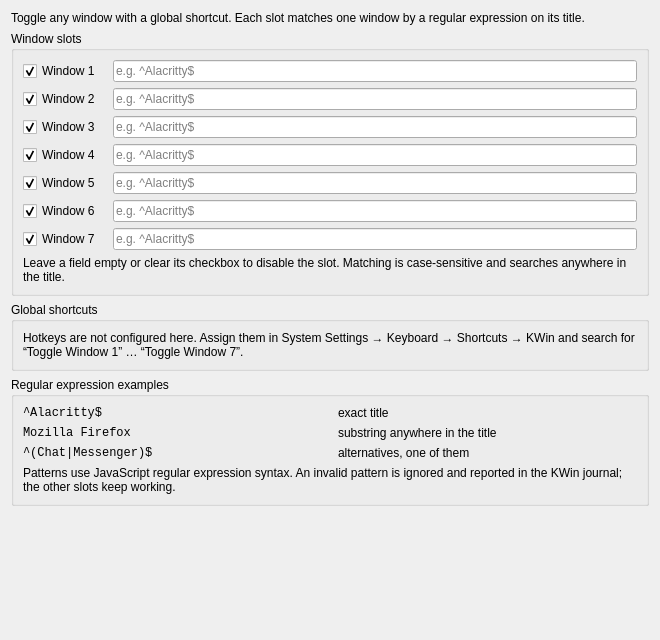
<?xml version="1.0" encoding="UTF-8"?>
<ui version="4.0">
 <class>KWin::QuakeWindowsConfigForm</class>
 <!-- The top-level widget name must stay equal to <class> above: KWin's generic
      scripted KCM calls addContextToMonitor(objectName()) on this widget, so a
      mismatch silently drops every translation of this form. -->
 <widget class="QWidget" name="KWin::QuakeWindowsConfigForm">
  <property name="geometry">
   <rect>
    <x>0</x>
    <y>0</y>
    <width>660</width>
    <height>640</height>
   </rect>
  </property>
  <property name="windowTitle">
   <string>Quake Windows</string>
  </property>
  <layout class="QVBoxLayout" name="mainLayout">
   <item>
    <widget class="QLabel" name="introLabel">
     <property name="text">
      <string>Toggle any window with a global shortcut. Each slot matches one window by a regular expression on its title.</string>
     </property>
     <property name="wordWrap">
      <bool>true</bool>
     </property>
    </widget>
   </item>
   <item>
    <widget class="QGroupBox" name="slotsGroupBox">
     <property name="title">
      <string>Window slots</string>
     </property>
     <layout class="QGridLayout" name="slotsLayout">
      <property name="horizontalSpacing">
       <number>12</number>
      </property>
      <item row="0" column="0">
       <widget class="QCheckBox" name="kcfg_Enabled1">
        <property name="text">
         <string>Window 1</string>
        </property>
        <property name="checked">
         <bool>true</bool>
        </property>
        <property name="toolTip">
         <string>Enable or disable this window slot.</string>
        </property>
       </widget>
      </item>
      <item row="0" column="1">
       <widget class="QLineEdit" name="kcfg_WindowName1">
        <property name="clearButtonEnabled">
         <bool>true</bool>
        </property>
        <property name="placeholderText">
         <string notr="true">e.g. ^Alacritty$</string>
        </property>
        <property name="toolTip">
         <string>JavaScript regular expression matched against the window title. Leave empty to disable this slot.</string>
        </property>
        <property name="accessibleName">
         <string>Window 1 title regular expression</string>
        </property>
       </widget>
      </item>
      <item row="1" column="0">
       <widget class="QCheckBox" name="kcfg_Enabled2">
        <property name="text">
         <string>Window 2</string>
        </property>
        <property name="checked">
         <bool>true</bool>
        </property>
        <property name="toolTip">
         <string>Enable or disable this window slot.</string>
        </property>
       </widget>
      </item>
      <item row="1" column="1">
       <widget class="QLineEdit" name="kcfg_WindowName2">
        <property name="clearButtonEnabled">
         <bool>true</bool>
        </property>
        <property name="placeholderText">
         <string notr="true">e.g. ^Alacritty$</string>
        </property>
        <property name="toolTip">
         <string>JavaScript regular expression matched against the window title. Leave empty to disable this slot.</string>
        </property>
        <property name="accessibleName">
         <string>Window 2 title regular expression</string>
        </property>
       </widget>
      </item>
      <item row="2" column="0">
       <widget class="QCheckBox" name="kcfg_Enabled3">
        <property name="text">
         <string>Window 3</string>
        </property>
        <property name="checked">
         <bool>true</bool>
        </property>
        <property name="toolTip">
         <string>Enable or disable this window slot.</string>
        </property>
       </widget>
      </item>
      <item row="2" column="1">
       <widget class="QLineEdit" name="kcfg_WindowName3">
        <property name="clearButtonEnabled">
         <bool>true</bool>
        </property>
        <property name="placeholderText">
         <string notr="true">e.g. ^Alacritty$</string>
        </property>
        <property name="toolTip">
         <string>JavaScript regular expression matched against the window title. Leave empty to disable this slot.</string>
        </property>
        <property name="accessibleName">
         <string>Window 3 title regular expression</string>
        </property>
       </widget>
      </item>
      <item row="3" column="0">
       <widget class="QCheckBox" name="kcfg_Enabled4">
        <property name="text">
         <string>Window 4</string>
        </property>
        <property name="checked">
         <bool>true</bool>
        </property>
        <property name="toolTip">
         <string>Enable or disable this window slot.</string>
        </property>
       </widget>
      </item>
      <item row="3" column="1">
       <widget class="QLineEdit" name="kcfg_WindowName4">
        <property name="clearButtonEnabled">
         <bool>true</bool>
        </property>
        <property name="placeholderText">
         <string notr="true">e.g. ^Alacritty$</string>
        </property>
        <property name="toolTip">
         <string>JavaScript regular expression matched against the window title. Leave empty to disable this slot.</string>
        </property>
        <property name="accessibleName">
         <string>Window 4 title regular expression</string>
        </property>
       </widget>
      </item>
      <item row="4" column="0">
       <widget class="QCheckBox" name="kcfg_Enabled5">
        <property name="text">
         <string>Window 5</string>
        </property>
        <property name="checked">
         <bool>true</bool>
        </property>
        <property name="toolTip">
         <string>Enable or disable this window slot.</string>
        </property>
       </widget>
      </item>
      <item row="4" column="1">
       <widget class="QLineEdit" name="kcfg_WindowName5">
        <property name="clearButtonEnabled">
         <bool>true</bool>
        </property>
        <property name="placeholderText">
         <string notr="true">e.g. ^Alacritty$</string>
        </property>
        <property name="toolTip">
         <string>JavaScript regular expression matched against the window title. Leave empty to disable this slot.</string>
        </property>
        <property name="accessibleName">
         <string>Window 5 title regular expression</string>
        </property>
       </widget>
      </item>
      <item row="5" column="0">
       <widget class="QCheckBox" name="kcfg_Enabled6">
        <property name="text">
         <string>Window 6</string>
        </property>
        <property name="checked">
         <bool>true</bool>
        </property>
        <property name="toolTip">
         <string>Enable or disable this window slot.</string>
        </property>
       </widget>
      </item>
      <item row="5" column="1">
       <widget class="QLineEdit" name="kcfg_WindowName6">
        <property name="clearButtonEnabled">
         <bool>true</bool>
        </property>
        <property name="placeholderText">
         <string notr="true">e.g. ^Alacritty$</string>
        </property>
        <property name="toolTip">
         <string>JavaScript regular expression matched against the window title. Leave empty to disable this slot.</string>
        </property>
        <property name="accessibleName">
         <string>Window 6 title regular expression</string>
        </property>
       </widget>
      </item>
      <item row="6" column="0">
       <widget class="QCheckBox" name="kcfg_Enabled7">
        <property name="text">
         <string>Window 7</string>
        </property>
        <property name="checked">
         <bool>true</bool>
        </property>
        <property name="toolTip">
         <string>Enable or disable this window slot.</string>
        </property>
       </widget>
      </item>
      <item row="6" column="1">
       <widget class="QLineEdit" name="kcfg_WindowName7">
        <property name="clearButtonEnabled">
         <bool>true</bool>
        </property>
        <property name="placeholderText">
         <string notr="true">e.g. ^Alacritty$</string>
        </property>
        <property name="toolTip">
         <string>JavaScript regular expression matched against the window title. Leave empty to disable this slot.</string>
        </property>
        <property name="accessibleName">
         <string>Window 7 title regular expression</string>
        </property>
       </widget>
      </item>
      <item row="7" column="0" colspan="2">
       <widget class="QLabel" name="slotsHintLabel">
        <property name="text">
         <string>Leave a field empty or clear its checkbox to disable the slot. Matching is case-sensitive and searches anywhere in the title.</string>
        </property>
        <property name="wordWrap">
         <bool>true</bool>
        </property>
       </widget>
      </item>
     </layout>
    </widget>
   </item>
   <item>
    <widget class="QGroupBox" name="shortcutsGroupBox">
     <property name="title">
      <string>Global shortcuts</string>
     </property>
     <layout class="QVBoxLayout" name="shortcutsLayout">
      <item>
       <widget class="QLabel" name="shortcutsLabel">
        <property name="text">
         <string>Hotkeys are not configured here. Assign them in System Settings → Keyboard → Shortcuts → KWin and search for “Toggle Window 1” … “Toggle Window 7”.</string>
        </property>
        <property name="wordWrap">
         <bool>true</bool>
        </property>
       </widget>
      </item>
     </layout>
    </widget>
   </item>
   <item>
    <widget class="QGroupBox" name="regexGroupBox">
     <property name="title">
      <string>Regular expression examples</string>
     </property>
     <layout class="QGridLayout" name="regexExamplesLayout">
      <property name="horizontalSpacing">
       <number>16</number>
      </property>
      <item row="0" column="0">
       <widget class="QLabel" name="regexExample1Pattern">
        <property name="font">
         <font>
          <family>monospace</family>
         </font>
        </property>
        <property name="text">
         <string notr="true">^Alacritty$</string>
        </property>
       </widget>
      </item>
      <item row="0" column="1">
       <widget class="QLabel" name="regexExample1Label">
        <property name="text">
         <string>exact title</string>
        </property>
        <property name="wordWrap">
         <bool>true</bool>
        </property>
       </widget>
      </item>
      <item row="1" column="0">
       <widget class="QLabel" name="regexExample2Pattern">
        <property name="font">
         <font>
          <family>monospace</family>
         </font>
        </property>
        <property name="text">
         <string notr="true">Mozilla Firefox</string>
        </property>
       </widget>
      </item>
      <item row="1" column="1">
       <widget class="QLabel" name="regexExample2Label">
        <property name="text">
         <string>substring anywhere in the title</string>
        </property>
        <property name="wordWrap">
         <bool>true</bool>
        </property>
       </widget>
      </item>
      <item row="2" column="0">
       <widget class="QLabel" name="regexExample3Pattern">
        <property name="font">
         <font>
          <family>monospace</family>
         </font>
        </property>
        <property name="text">
         <string notr="true">^(Chat|Messenger)$</string>
        </property>
       </widget>
      </item>
      <item row="2" column="1">
       <widget class="QLabel" name="regexExample3Label">
        <property name="text">
         <string>alternatives, one of them</string>
        </property>
        <property name="wordWrap">
         <bool>true</bool>
        </property>
       </widget>
      </item>
      <item row="3" column="0" colspan="2">
       <widget class="QLabel" name="regexNoteLabel">
        <property name="text">
         <string>Patterns use JavaScript regular expression syntax. An invalid pattern is ignored and reported in the KWin journal; the other slots keep working.</string>
        </property>
        <property name="wordWrap">
         <bool>true</bool>
        </property>
       </widget>
      </item>
     </layout>
    </widget>
   </item>
   <item>
    <spacer name="verticalSpacer">
     <property name="orientation">
      <enum>Qt::Orientation::Vertical</enum>
     </property>
     <property name="sizeHint" stdset="0">
      <size>
       <width>20</width>
       <height>10</height>
      </size>
     </property>
    </spacer>
   </item>
  </layout>
 </widget>
 <resources/>
 <connections>
  <connection>
   <sender>kcfg_Enabled1</sender>
   <signal>toggled(bool)</signal>
   <receiver>kcfg_WindowName1</receiver>
   <slot>setEnabled(bool)</slot>
  </connection>
  <connection>
   <sender>kcfg_Enabled2</sender>
   <signal>toggled(bool)</signal>
   <receiver>kcfg_WindowName2</receiver>
   <slot>setEnabled(bool)</slot>
  </connection>
  <connection>
   <sender>kcfg_Enabled3</sender>
   <signal>toggled(bool)</signal>
   <receiver>kcfg_WindowName3</receiver>
   <slot>setEnabled(bool)</slot>
  </connection>
  <connection>
   <sender>kcfg_Enabled4</sender>
   <signal>toggled(bool)</signal>
   <receiver>kcfg_WindowName4</receiver>
   <slot>setEnabled(bool)</slot>
  </connection>
  <connection>
   <sender>kcfg_Enabled5</sender>
   <signal>toggled(bool)</signal>
   <receiver>kcfg_WindowName5</receiver>
   <slot>setEnabled(bool)</slot>
  </connection>
  <connection>
   <sender>kcfg_Enabled6</sender>
   <signal>toggled(bool)</signal>
   <receiver>kcfg_WindowName6</receiver>
   <slot>setEnabled(bool)</slot>
  </connection>
  <connection>
   <sender>kcfg_Enabled7</sender>
   <signal>toggled(bool)</signal>
   <receiver>kcfg_WindowName7</receiver>
   <slot>setEnabled(bool)</slot>
  </connection>
 </connections>
</ui>
